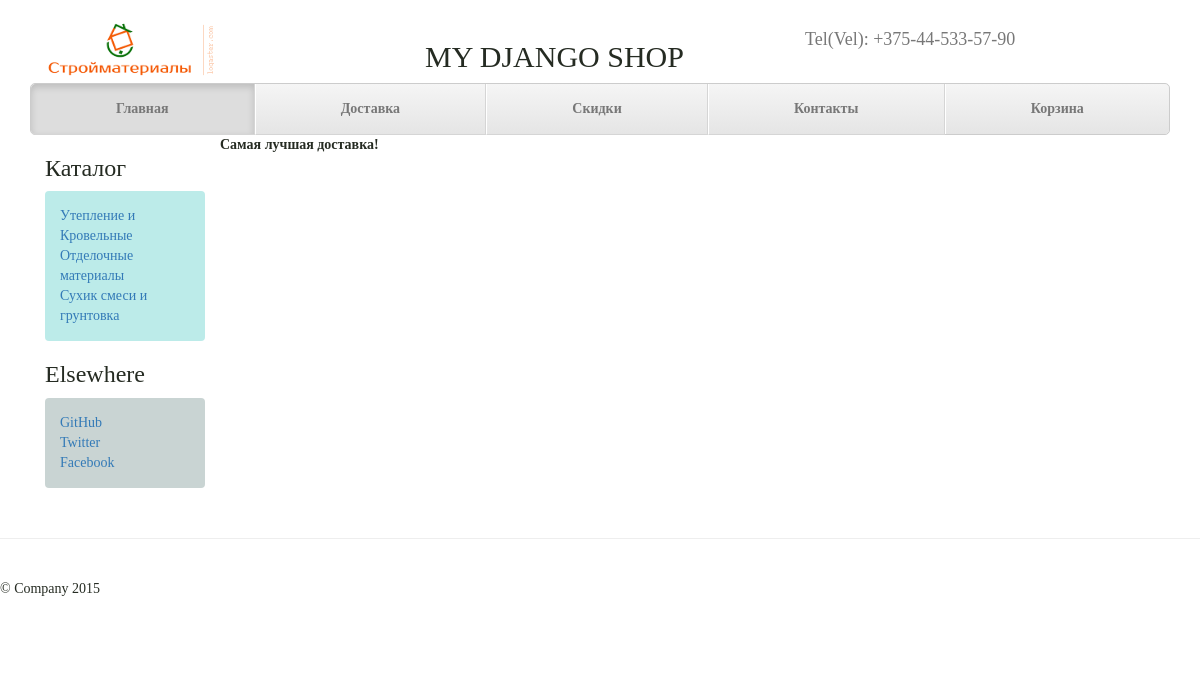
The app's page /delivery/ with its own data.
### article/models.py (models this page shows, shortened)
class Category(models.Model):
	category = models.CharField(max_length = 70, verbose_name = "Категории")
	class Meta():
		db_table = "Category"

### article/views.py (the view)
# urls.py: url(r'^delivery/$', 'article.views.get_delivery_page'),
def get_delivery_page(request):
	return render_to_response(
		'delivery.html',
		context_instance = RequestContext(request, processors = [custom_proc])
		)

### article/views.py (called while the page is built)
def custom_proc(request):
	return {
		'product_categories' : Category.objects.all()
	}

### article/templates/delivery.html
{% extends 'main.html' %}
{% load staticfiles %}
{% block delivery %}
	<div><strong>Самая лучшая доставка!</strong><br></div>
{% endblock %}

### templates/main.html (shortened to what this page needs)
{% load staticfiles %}
<!DOCTYPE html>
<html>
<head>
	<link rel="stylesheet" type="text/css" href="{% static "static/css/bootstrap.css" %}">
    <link rel="stylesheet" type="text/css" href="{% static "static/css/bootstrap.min.css" %}">
    <link rel="stylesheet" type="text/css" href="{% static "static/css/justified-nav.css" %}">
</head>
<body>
<div class="wrapper container">
    <header>
        <div class="container-fluid">
            <div class="row masthead">
                <div class="col-sm-4">
                    <a href="/"><img src="{% static "static/images/logo_183x75.png" %}" height="60px" width="173px"></a>
                </div>
                <div class="col-sm-4 text-rigth"><h2>MY DJANGO SHOP</h2></div>
                <div class="col-sm-4 text-justify text-muted"><h4>Tel(Vel): +375-44-533-57-90</h4></div>
            </div>
        </div>
    </header>
    <nav>
      <div class="masthead">
        <ul class="nav nav-justified">
          <li class="active"><a href="/">Главная</a></li>
          <li><a href="/delivery">Доставка</a></li>
          <li><a href="/discounts">Скидки</a></li>
          <li><a href="/contacts">Контакты</a></li>
          <li><a href="/">Корзина</a></li>
        </ul>
        </div>
    </nav>
    <div class="col-lg-2  blog-sidebar">
        <div class="sidebar-module ">
            <h3>Каталог</h3>
            <ol class="list-unstyled sidebar-module-inset-2">
                {% for category in product_categories %}
                    <li class="nav-header"><a href="/articles/get_category/{{ category.id }}"> {{ category.category }} </a></li>
                {% endfor %}
            </ol>
        </div>
        <div class="sidebar-module">
            <h3>Elsewhere</h3>
            <ol class="list-unstyled sidebar-module-inset-3">
                <li><a href="#">GitHub</a></li>
                <li><a href="#">Twitter</a></li>
                <li><a href="#">Facebook</a></li>
            </ol>
        </div>
    </div>
    {% block delivery %} {% endblock %}
</div>
    <div class="footer">
        <p>&copy; Company 2015</p>
    </div>
</body>
</html>

### static/css/justified-nav.css (style rules this page uses)
body { padding-top: 20px; font-family: Georgia, "Times New Roman", Times, serif; color: #252B22; }
.footer { padding-top: 40px; padding-bottom: 40px; margin-top: 40px; border-top: 1px solid #eee; }
.nav-justified { background-color: #eee; border: 1px solid #ccc; border-radius: 5px; }
.nav-justified > li > a { padding-top: 15px; padding-bottom: 15px; margin-bottom: 0; font-weight: bold; color: #777; text-align: center; background-color: #e5e5e5; background-image: -moz-linear-gradient(top, #f5f5f5 0%, #e5e5e5 100%); background-image: -webkit-gradient(linear, left top, left bottom, color-stop(0%,#f5f5f5), color-stop(100%,#e5e5e5)); background-image: -webkit-linear-gradient(top, #f5f5f5 0%,#e5e5e5 100%); background-image: -o-linear-gradient(top, #f5f5f5 0%,#e5e5e5 100%); background-image: linear-gradient(top, #f5f5f5 0%,#e5e5e5 100%); filter: progid:DXImageTransform.Microsoft.gradient( startColorstr='#f5f5f5', endColorstr='#e5e5e5',GradientType=0 ); background-repeat: repeat-x; border-bottom: 1px solid #d5d5d5; }
.nav-justified > .active > a, .nav-justified > .active > a:hover, .nav-justified > .active > a:focus { background-color: #ddd; background-image: none; box-shadow: inset 0 3px 7px rgba(0,0,0,.15); }
.nav-justified > li:first-child > a { border-radius: 5px 5px 0 0; }
.nav-justified > li:last-child > a { border-bottom: 0; border-radius: 0 0 5px 5px; }
@media (min-width: 768px) { .nav-justified { max-height: 52px; } }
@media (min-width: 768px) { .nav-justified > li > a { border-right: 1px solid #d5d5d5; border-left: 1px solid #fff; } }
@media (min-width: 768px) { .nav-justified > li:first-child > a { border-left: 0; border-radius: 5px 0 0 5px; } }
@media (min-width: 768px) { .nav-justified > li:last-child > a { border-right: 0; border-radius: 0 5px 5px 0; } }
@media screen and (min-width: 768px) { .masthead, .marketing, .footer { padding-right: 0; padding-left: 0; } }
.sidebar-module-inset-2 { padding: 15px; background-color: #bcebe9; border-radius: 4px; }
.sidebar-module-inset-3 { padding: 15px; background-color: #c9d4d3; border-radius: 4px; }

### records on screen
Category: category "Утепление и Кровельные"
Category: category "Отделочные материалы"
Category: category "Сухик смеси и грунтовка"
